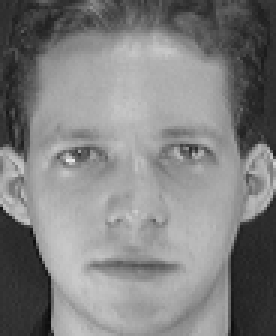
%> input picture orl_faces/s001/1.pgm, 92 x 112 px (shown 3 times larger); its folder holds 3 pictures in this run
$ octave --eval "result = PCA_reduction;"   (GNU Octave 9; MATLAB toolbox functions it lacks are replaced by stand-ins)
%> lines starting %> are read from the running program, lines starting %| are printed output that depends on the picture
function [trainingdata, testdata] = PCA_reduction()

ddir = dir('./orl_faces');
data = []; % Matrix to store all of our images
inc = 1;
% Read through all of the image directories and get the first half of each
% directory (5 of the 10 images)
for k = 3:length(ddir) % discard '.' and '..'
    if (ddir(k).isdir)
        fname = strcat('orl_faces/',ddir(k).name);
        disp(fname);
        imds = imageDatastore(fname);
        % load all images into matrix
        for i = 1:(length(imds.Files)/2)
            % Scale the image and add to our matrix of all images
            m = imresize(double(readimage(imds,i)), .2);
            l = reshape(m, [437,1]);
%> l = 437 values, max 199.5 at index 111, min 32.43 at index 69, mean 128.4
            data(:,inc) = l;
            inc = inc + 1;
        end
    end
end

[r,c] = size(data);
%> r = 437; c = 1
% Compute the mean of each image
m = mean(data);
%> m = 128.4
% Subtract the mean from each image [Centering the data]
d = data-repmat(m,r,1);
%> d = 437 values, max 71.07 at index 111, min -95.95 at index 69, mean -2.08e-15

% Compute the covariance matrix (co)
co = d*d';

% Compute the eigen values and eigen vectors of the covariance matrix
[eigvector,eigvl] = eig(co);

% Sort the eigen vectors according to the eigen values
eigvalue = diag(eigvl);
%> eigvalue = 437 values from -1.36e-09 to 1150100.6
[junk, index] = sort(eigvalue,'descend');
%> junk = 437 values, max 1150100.6 at index 1, min -1.36e-09 at index 437, mean 2631.8; index = 437 values, max 437 at index 1, min 1 at index 437, mean 219
eigvalue = eigvalue(index);
%> eigvalue has the same summary as junk
eigvector = eigvector(:, index);

% Compute the number of eigen values that greater than zero (you can select any threshold)
count1=0;
for i=1:size(eigvalue,1)
    if(eigvalue(i)>0)
        count1=count1+1;
    end
end
%> after the loop, count1 = 220

% Calculate proportion of variance from non zero eigenvalues
% and get input from user on how many vectors to use
nonzeig = eigvalue(1:count1);
%> nonzeig = 220 values, max 1150100.6 at index 1, min 1.7e-17 at index 220, mean 5227.7
if (length(nonzeig) > 1)
    results = [];
    tempvecs = [];
    sumnz = sum(nonzeig);
%> sumnz = 1150100.6
    for i = 1:(length(nonzeig))
        tempvecs(end+1) = nonzeig(i);
        sumt = sum(tempvecs);
        r = sumt/sumnz;
        results(end+1) = r;
    end
%> after the loop, results = 220 values from 1 to 1; tempvecs has the same summary as nonzeig
    numvec = (1:length(results));
%> numvec = 220 values from 1 to 220
    plot(numvec, results);
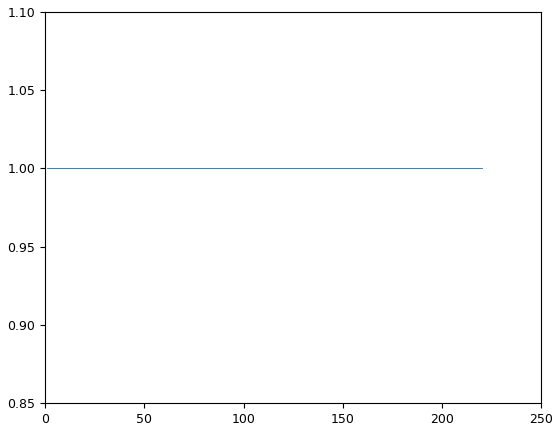
%> figure redrawn from the program's plot data; curve peaks at x = 21, y = 1
    out = 'Enter number of vectors to use: ';
    num = input(out);
%> the answer given: 3
end

% Transform data to new eigenspace
vec = eigvector(:,1:num);
%> vec = 437 rows, first 12: [0.076 0.0775 0.0432; 0.0763 -0.0333 -0.00181; 0.074 0.0668 0.03; 0.0674 0.0338 -0.0266; 0.0761 -0.0949 -0.0551; 0.0787 0.0134 0.0362; 0.0769 0.0312 -0.0239; 0.076 0.112 0.064; 0.0782 0.00416 0.0111; 0.0698 0.0987 -0.0154; -0.0147 -0.00245 0.00346; -0.0352 -0.0319 0.0072]
trainingdata = vec'*d;
%> trainingdata = [-1072.4; 3.33e-16; -1.26e-13]

% Load appropriate test data into matrix
tdata = [];
inc = 1;
for k = 3:length(ddir) % discard '.' and '..'
    if (ddir(k).isdir)
        fname = strcat('orl_faces/',ddir(k).name);
        disp(fname);
        imds = imageDatastore(fname);
        % load all images into
        for i = (length(imds.Files)/2)+1:(length(imds.Files))
%> (the run ends here)
